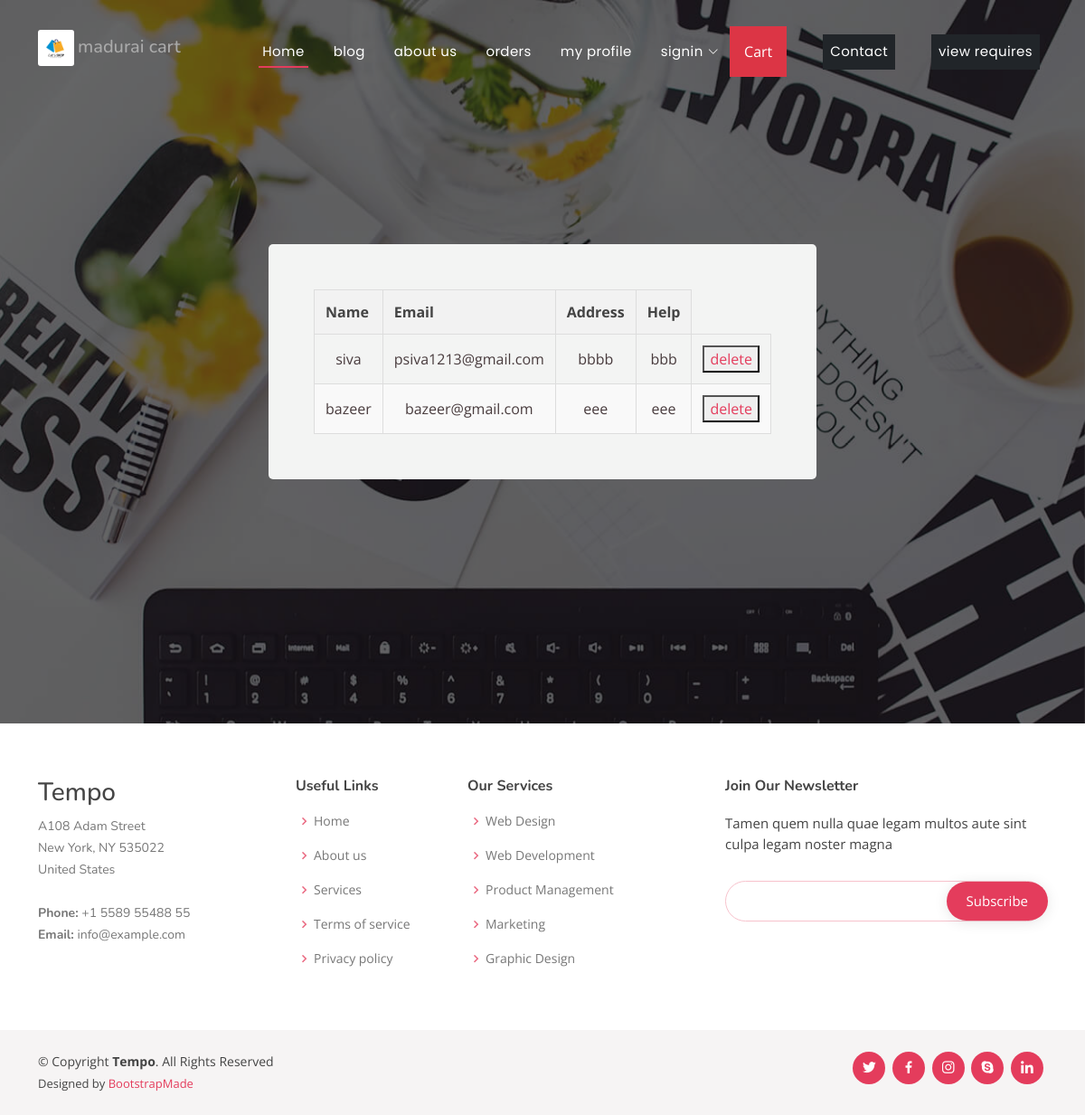
Screenshot of /requires/ with the database file from the repository.
### eapp/models.py (models this page shows, shortened)
class Contact(models.Model):
    name= models.CharField(max_length=50)
    email= models.EmailField()
    phoneNo= models.IntegerField()
    adress= models.TextField(max_length=500)
    help= models.CharField(max_length=50)

### eapp/views.py (the view)
# urls.py: path('requires/',views.requires,name='requires'),
def requires(request):
    view=Contact.objects.all()
    return render(request,'eapp/requires.html',{'view':view})

### templates/eapp/requires.html
{% extends 'eapp/base.html' %}
{% load static %}
{% block hero%}
<section id="hero">
    <div class="hero-container">
    <div class="form">
        <table class="styled-table">
            <thead>
            <tr>
                <th>Name</th>
                <th>Email</th>
                <th>Address</th>
                <th>Help</th>
            </tr>
        </thead>
        <tbody>
            {% for v in view %}
            <tr>
                <td>{{v.name}}</td>
                <td>{{v.email}}</td>
                <td>{{v.adress}}</td>
                <td>{{v.help}}</td>
               <td><button ><a href="/delete/{{v.id}}">delete</a></button></td>
            </tr>
            {% endfor %}
        </tbody>
    </table>
    </div>
    </div>
  </section>
  {% endblock hero %}

### templates/eapp/base.html (shortened to what this page needs)
<!DOCTYPE html>
<html lang="en">
  {% load static %}
<head>
  <link href="{% static 'assets/vendor/bootstrap/css/bootstrap.min.css' %}" rel="stylesheet">
  <link href="{% static 'assets/vendor/bootstrap-icons/bootstrap-icons.css' %}" rel="stylesheet">
  <link href="{% static 'assets/vendor/boxicons/css/boxicons.min.css' %}" rel="stylesheet">
  <link href="{% static 'assets/vendor/glightbox/css/glightbox.min.css' %}" rel="stylesheet">
  <link href="{% static 'assets/vendor/remixicon/remixicon.css' %}" rel="stylesheet">
  <link href="{% static 'assets/vendor/swiper/swiper-bundle.min.css' %}" rel="stylesheet">
  <link rel="stylesheet" href="{% static 'assets/css/style.css' %}">
</head>
<body>
  <header id="header" class="fixed-top ">
    <div class="container d-flex align-items-center justify-content-between">
      <h1 class="logo"><img src="{% static 'images/shopping.webp' %}" alt="tempo" />madurai cart</h1>
      <nav id="navbar" class="navbar">
        <ul>
          <li><a class="nav-link scrollto active" href="/">Home</a></li>
          <li><a class="nav-link scrollto" href="#">blog</a></li>
          <li><a class="nav-link scrollto" href="/aboutus">about us</a></li>
          <li><a class="nav-link scrollto " href="#portfolio">orders</a></li>
          <li><a class="nav-link scrollto" href="#team">my profile</a></li>
          {% if request.user.is_authenticated %}
          <li><a href="/auth/logout">lagout</a></li>
          <li><a href="{% url 'order_placed' %}">your order history</a></li>
          {% else %}
          <li class="dropdown"><a href="#"><span>signin</span> <i class="bi bi-chevron-down"></i></a>
          </li>
          {% endif %}
          <button type="button" class="nav-link scrollto bg-danger p-3 m-2 text-white" id="popcart" data-container="body" data-toggle="popover" data-placement="bottom" data-html="true" > Cart </button>
          <li><a class="nav-link scrollto bg-dark p-2 m-2" href="/contactus">Contact</a></li>
          <li><a class="nav-link scrollto bg-dark p-2 m-2" href="/requires">view requires</a></li>
        </ul>
      </nav>
    </div>
  </header>
  {% block hero %}{% endblock hero %}
  <footer id="footer">
    <div class="footer-top">
      <div class="container">
        <div class="row">
          <div class="col-lg-3 col-md-6 footer-contact">
            <h3>Tempo</h3>
            <p>
              A108 Adam Street <br>
              New York, NY 535022<br>
              United States <br><br>
              <strong>Phone:</strong> +1 5589 55488 55<br>
              <strong>Email:</strong> info@example.com<br>
            </p>
          </div>
          <div class="col-lg-2 col-md-6 footer-links">
            <h4>Useful Links</h4>
            <ul>
              <li><i class="bx bx-chevron-right"></i> <a href="#">Home</a></li>
              <li><i class="bx bx-chevron-right"></i> <a href="#">About us</a></li>
              <li><i class="bx bx-chevron-right"></i> <a href="#">Services</a></li>
              <li><i class="bx bx-chevron-right"></i> <a href="#">Terms of service</a></li>
              <li><i class="bx bx-chevron-right"></i> <a href="#">Privacy policy</a></li>
            </ul>
          </div>
          <div class="col-lg-3 col-md-6 footer-links">
            <h4>Our Services</h4>
            <ul>
              <li><i class="bx bx-chevron-right"></i> <a href="#">Web Design</a></li>
              <li><i class="bx bx-chevron-right"></i> <a href="#">Web Development</a></li>
              <li><i class="bx bx-chevron-right"></i> <a href="#">Product Management</a></li>
              <li><i class="bx bx-chevron-right"></i> <a href="#">Marketing</a></li>
              <li><i class="bx bx-chevron-right"></i> <a href="#">Graphic Design</a></li>
            </ul>
          </div>
          <div class="col-lg-4 col-md-6 footer-newsletter">
            <h4>Join Our Newsletter</h4>
            <p>Tamen quem nulla quae legam multos aute sint culpa legam noster magna</p>
            <form action="" method="post">
              <input type="email" name="email"><input type="submit" value="Subscribe">
            </form>
          </div>
        </div>
      </div>
    </div>
    <div class="container d-md-flex py-4">
      <div class="me-md-auto text-center text-md-start">
        <div class="copyright">
          &copy; Copyright <strong><span>Tempo</span></strong>. All Rights Reserved
        </div>
        <div class="credits">
          Designed by <a href="https://bootstrapmade.com/">BootstrapMade</a>
        </div>
      </div>
      <div class="social-links text-center text-md-right pt-3 pt-md-0">
        <a href="#" class="twitter"><i class="bx bxl-twitter"></i></a>
        <a href="#" class="facebook"><i class="bx bxl-facebook"></i></a>
        <a href="#" class="instagram"><i class="bx bxl-instagram"></i></a>
        <a href="#" class="google-plus"><i class="bx bxl-skype"></i></a>
        <a href="#" class="linkedin"><i class="bx bxl-linkedin"></i></a>
      </div>
    </div>
  </footer>
</body>
</html>

### rows the page displays
Contact: name "siva", email "psiva1213@gmail.com", adress "bbbb", help "bbb"
Contact: name "bazeer", email "bazeer@gmail.com", adress "eee", help "eee"
